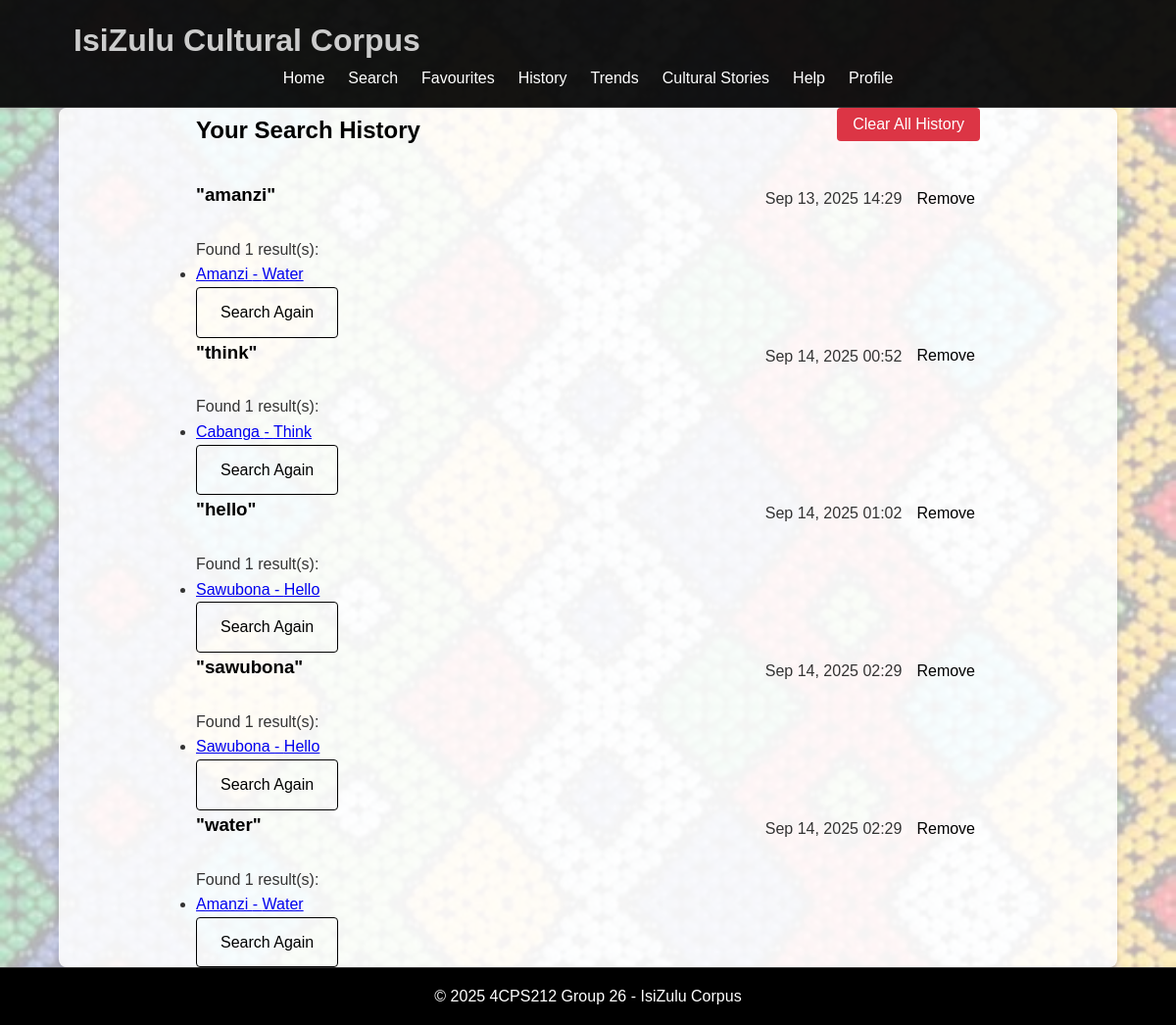
Page /history/ (signed in) on the committed database.
### main_app/models.py (models this page shows, shortened)
class UserSearchHistory(models.Model):
    user = models.ForeignKey(User, on_delete=models.CASCADE)
    search_query = models.CharField(max_length=255)
    search_results = models.ManyToManyField(ZuluWord)
    search_date = models.DateTimeField(default=timezone.now)

class ZuluWord(models.Model):
    PARTS_OF_SPEECH = [
        ('noun', 'Noun'),
        ('verb', 'Verb'),
        ('adjective', 'Adjective'),
        ('adverb', 'Adverb'),
        ('greeting', 'Greeting'),
        ('farewell', 'Farewell'),
        ('phrase', 'Phrase'),
    ]
    zulu_word = models.CharField(max_length=100)
    english_translation = models.CharField(max_length=100)
    swati_translation = models.CharField(max_length=100)
    sotho_translation = models.CharField(max_length=100)
    pronunciation_guide = models.CharField(max_length=100, blank=True)
    part_of_speech = models.CharField(max_length=50, choices=PARTS_OF_SPEECH)
    cultural_context = models.TextField(blank=True)
    example_sentence_zulu = models.TextField(blank=True)
    example_sentence_english = models.TextField(blank=True)
    example_sentence_swati = models.TextField(blank=True)
    example_sentence_sotho = models.TextField(blank=True)
    synonyms = models.ManyToManyField('self', blank=True, symmetrical=False)
    date_added = models.DateTimeField(default=timezone.now)

### main_app/views.py (the view)
# urls.py: path('history/', views.history, name='history'),
@login_required
def history(request):
    search_history = UserSearchHistory.objects.filter(
        user=request.user
    ).prefetch_related('search_results')[:5]
    return render(request, 'history.html', {'history': search_history})

### templates/history.html (shortened to what this page needs)
{% extends 'base.html' %}
{% block content %}
<div class="history-container">
    <div class="history-header">
        <h2>Your Search History</h2>
        {% if history %}
        <div class="history-actions-top">
            <form method="POST" action="{% url 'clear_all_history' %}" class="clear-all-form">
                <button type="submit" class="btn btn-danger"
                        onclick="return confirm('Are you sure you want to clear ALL your search history?')">
                      Clear All History
                </button>
            </form>
        </div>
        {% endif %}
    </div>
    {% if history %}
    <div class="history-list">
        {% for entry in history %}
        <div class="history-item">
            <div class="history-header">
                <h3>"{{ entry.search_query }}"</h3>
                <div class="history-controls">
                    <span class="history-date">{{ entry.search_date|date:"M d, Y H:i" }}</span>
                    <form method="POST" action="{% url 'remove_history_entry' entry.id %}" class="remove-form">
                        <button type="submit" class="btn-remove" title="Remove this entry">
                            Remove
                        </button>
                    </form>
                </div>
            </div>
            {% if entry.search_results.all %}
            <div class="history-results">
                <p>Found {{ entry.search_results.all|length }} result(s):</p>
                <ul>
                    {% for result in entry.search_results.all|slice:":3" %}
                    <li>
                        <a href="{% url 'word_detail' result.id %}">
                            {{ result.zulu_word }} - {{ result.english_translation }}
                        </a>
                    </li>
                    {% endfor %}
                </ul>
            </div>
            {% else %}
            <p class="no-results">No results found for this search.</p>
            {% endif %}
            <div class="history-actions">
                <a href="{% url 'search' %}?q={{ entry.search_query }}" class="btn btn-outline">
                     Search Again
                </a>
            </div>
        </div>
        {% endfor %}
    </div>
    {% else %}
    <div class="empty-state">
        <p>Your search history is empty.</p>
        <p>Start exploring the <a href="{% url 'search' %}">corpus</a> to build your history!</p>
    </div>
    {% endif %}
</div>
{% endblock %}

### static/css/style.css (style rules this page uses)
:root { --primary-color: #000; --secondary-color: #333; --accent-color: #2c5530; --light-bg: #f9f9f9; --border-color: #eee; --text-light: #666; --error-color: #c62828; --white: #fff; --shadow: 0 2px 5px rgba(0,0,0,0.1); --radius: 4px; --transition: all 0.3s ease; }
*, *::before, *::after { margin: 0; padding: 0; box-sizing: border-box; }
body { font-family: 'Arial', sans-serif; line-height: 1.6; color: var(--secondary-color); background-image: url('../images/Beadwork.jpeg'); background-size: cover; background-position: center; background-attachment: fixed; background-repeat: no-repeat; min-height: 100vh; position: relative; }
body::before { content: ''; position: fixed; top: 0; left: 0; width: 100%; height: 100%; background-color: rgba(255, 255, 255, 0.7); z-index: -1; }
h2, h3, h4 { margin-bottom: 0.5rem; color: var(--primary-color); }
.btn { display: inline-block; padding: 0.75rem 1.5rem; background-color: var(--primary-color); color: var(--white); border: 1px solid var(--primary-color); border-radius: var(--radius); cursor: pointer; text-decoration: none; font-size: 1rem; transition: var(--transition); text-align: center; }
.btn-outline { background-color: transparent; color: var(--primary-color); }
.history-header { display: flex; justify-content: space-between; align-items: center; margin-bottom: 20px; }
.history-actions-top { margin-bottom: 20px; }
.history-controls { display: flex; align-items: center; gap: 10px; }
.btn-remove { background: none; border: none; cursor: pointer; font-size: 16px; padding: 5px; }
.clear-all-form { display: inline; }
.btn-danger { background-color: #dc3545; color: white; border: none; padding: 8px 16px; border-radius: 4px; cursor: pointer; }
.auth-container, .profile-container, .help-container, .history-container, .favourites-container, .word-detail-container, .trends-container { max-width: 800px; margin: 0 auto; }

### rows in the picture
UserSearchHistory: search_query "amanzi", search_date "Sep 13, 2025 14:29", search_results.all|length "1"
ZuluWord: zulu_word "Amanzi", english_translation "Water"
UserSearchHistory: search_query "think", search_date "Sep 14, 2025 00:52", search_results.all|length "1"
ZuluWord: zulu_word "Cabanga", english_translation "Think"
UserSearchHistory: search_query "hello", search_date "Sep 14, 2025 01:02", search_results.all|length "1"
ZuluWord: zulu_word "Sawubona", english_translation "Hello"
UserSearchHistory: search_query "sawubona", search_date "Sep 14, 2025 02:29", search_results.all|length "1"
UserSearchHistory: search_query "water", search_date "Sep 14, 2025 02:29", search_results.all|length "1"
